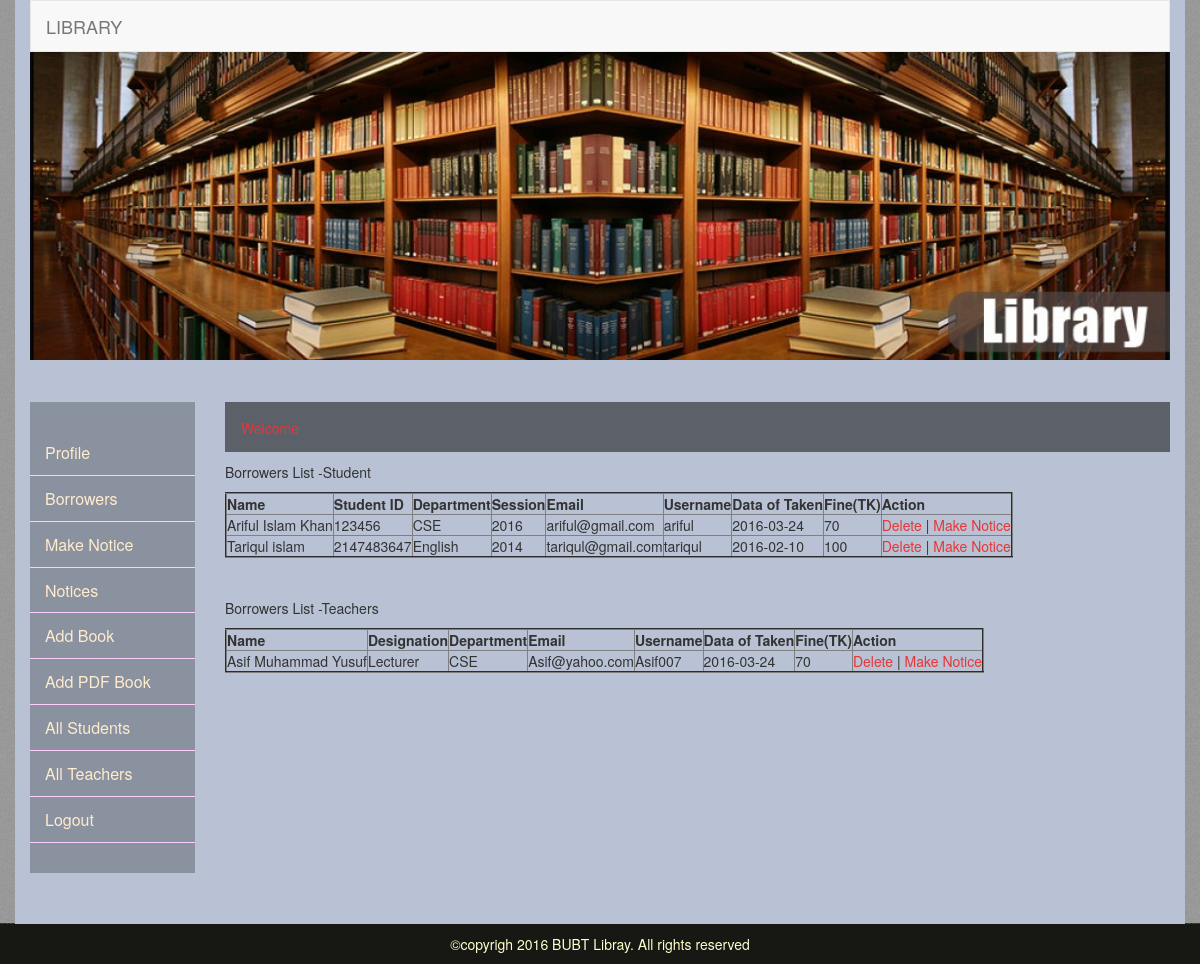
The app's page /Library/borrower.php with its own data.
### tables this page shows
CREATE TABLE `borrowers` (
  `id` int(11) NOT NULL,
  `username` varchar(30) NOT NULL,
  `date_of_taken` date NOT NULL,
  `isbn` varchar(255) NOT NULL
);

CREATE TABLE `registration` (
  `id` int(11) NOT NULL,
  `name` varchar(50) NOT NULL,
  `st_id` int(11) NOT NULL,
  `dept` varchar(25) NOT NULL,
  `session` int(11) NOT NULL,
  `email` varchar(50) NOT NULL,
  `username` varchar(50) NOT NULL,
  `password` varchar(50) NOT NULL,
  `user_role` int(11) NOT NULL DEFAULT '2'
);

CREATE TABLE `te_registration` (
  `id` int(11) NOT NULL,
  `name` varchar(255) NOT NULL,
  `designation` varchar(255) NOT NULL,
  `dept` varchar(255) NOT NULL,
  `email` varchar(255) NOT NULL,
  `username` varchar(255) NOT NULL,
  `password` varchar(255) NOT NULL,
  `user_role` int(11) NOT NULL DEFAULT '3'
);

### Library/borrower.php (the view, shortened to what this page needs)
<?php include('adminheader.php');?>
    <div class="row">
     <?php include('adminmenu.php'); ?>
      <div class="col-md-10">
        <p class="welcome">Welcome &nbsp;&nbsp;<span style="color:#2484A4;"> <?php echo $_SESSION['username']; ?>  </span></p>
       <p>Borrowers List -Student</p>
        <table class="table-hover" cellpadding="2" cellspacing="2" border="2">
              <tr>
                <th>Name</th>
                <th>Student ID</th>
                <th>Department</th>
                <th>Session</th>
                <th>Email</th>
                <th>Username</th>
                <th>Data of Taken</th>
                <th>Fine(TK)</th>
                <th>Action</th>
              </tr>
              <?php
              $date = date("Y-m-d");
                $data = mysql_query("SELECT registration.id, registration.name, registration.st_id, registration.dept, registration.session, registration.email, registration.username,
                   borrowers.date_of_taken FROM borrowers, registration
                  WHERE borrowers.username = registration.username");
               while($row = mysql_fetch_array($data)) {?>
              <tr>
                <?php $id = $row['id']; ?>
                <td><?php echo  $row['name'];?></td>
                <td><?PHP echo  $row['st_id']; ?></td>
                <td><?php echo  $row['dept'];?></td>
                <td><?PHP echo  $row['session']; ?></td>
                <td><?PHP echo  $row['email']; ?></td>
                <td><?PHP echo  $row['username'];?></td>
                <?PHP  $takendate=$row['date_of_taken'];?>
                <td><?PHP echo  $row['date_of_taken'];?></td>
                <td><?php $date1=date_create($date);
                $date2=date_create($takendate);
                $diff=date_diff($date1,$date2);
                $t= $diff->format("%a");
                $tt=($t-21)/7;
                echo  (int)$tt*5;
                  ?></td>
                <td>
                  <a href="deletestudents.php?id=<?php echo $id ?>">Delete</a> |
                  <a href="st_mknotice.php?id=<?php echo $id ?>">Make Notice</a>
                </td>
              </tr>
              <?php } ?>
            </table>
<br/>
<br/>
            <p>Borrowers List -Teachers</p>
            <table class="table-hover" cellpadding="2" cellspacing="2" border="2">
              <tr>
                <th>Name</th>
                <th>Designation</th>
                <th>Department</th>
                <th>Email</th>
                <th>Username</th>
                <th>Data of Taken</th>
                <th>Fine(TK)</th>
                <th>Action</th>
              </tr>
              <?php
                $data = mysql_query("SELECT te_registration.id, te_registration.name, te_registration.name, te_registration.designation, te_registration.dept, te_registration.email, te_registration.username,
                        borrowers.date_of_taken FROM borrowers, te_registration
                        WHERE borrowers.username = te_registration.username");
               while($row = mysql_fetch_array($data)) {?>
              <tr>
                <?php $id = $row['id']; ?>
                <td><?php echo  $row['name'];?></td>
                <td><?PHP echo  $row['designation']; ?></td>
                <td><?php echo  $row['dept'];?></td>
                <td><?PHP echo  $row['email']; ?></td>
                <td><?PHP echo  $row['username'];?></td>
                <?PHP  $takendate=$row['date_of_taken'];?>
                <td><?PHP echo  $row['date_of_taken'];?></td>
                <td><?php $date1=date_create($date);
                $date2=date_create($takendate);
                $diff=date_diff($date1,$date2);
                $t= $diff->format("%a");
                $tt=($t-21)/7;
                echo  (int)$tt*5;
                  ?></td>
                <td>
                  <a href="deleteteachers.php?id=<?php echo $id; ?>">Delete</a> |
                  <a href="te_mknotice.php?id=<?php echo $id ?>">Make Notice</a>
                </td>
              </tr>
              <?php } ?>
            </table>
      </div>
    </div>
  </div>
 <?php include('footer.php');?>

### Library/css/mystyle.css (style rules this page uses)
a { text-decoration:none; color:#e63636; }
body { background:url(../images/body-bg.png); }
.welcome { height: 50px; background:rgba(0,0,0,0.50);padding: 16px;color: #EA3636; }

### records on screen
borrowers: registration.name "Ariful Islam Khan", registration.st_id "123456", registration.dept "CSE", registration.session "2016", registration.email "ariful@gmail.com", registration.username "ariful", date_of_taken "2016-03-24", (int)$tt*5 "70"
borrowers: registration.name "Tariqul islam", registration.st_id "2147483647", registration.dept "English", registration.session "2014", registration.email "tariqul@gmail.com", registration.username "tariqul", date_of_taken "2016-02-10", (int)$tt*5 "100"
borrowers: te_registration.name "Asif Muhammad Yusuf", te_registration.designation "Lecturer", te_registration.dept "CSE", te_registration.email "Asif@yahoo.com", te_registration.username "Asif007", date_of_taken "2016-03-24", (int)$tt*5 "70"
